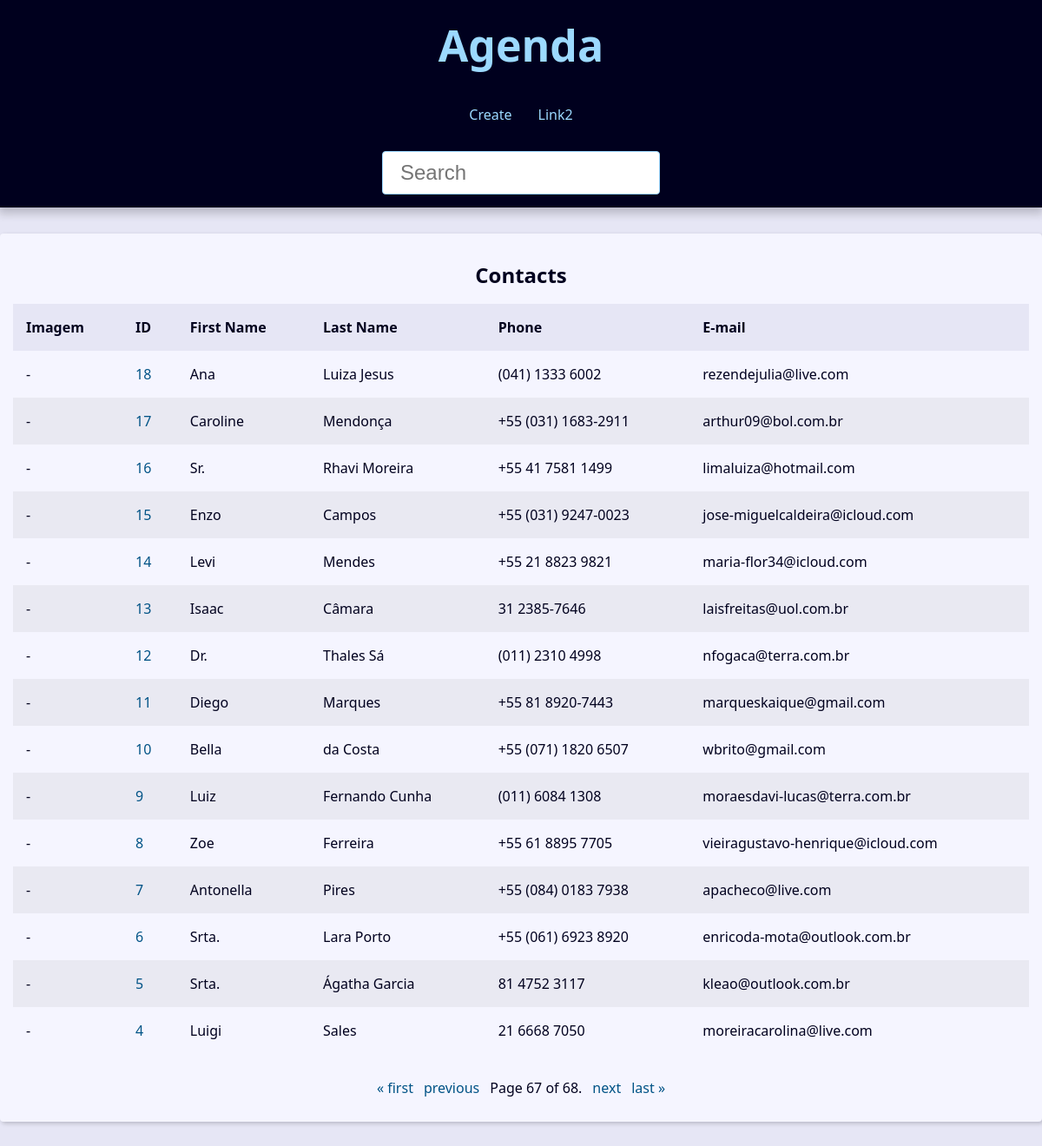
The app's page /?page=67&q= with its own data.
### contact/models.py (models this page shows, shortened)
class Contact(models.Model):
    first_name   = models.CharField(max_length=50)
    last_name    = models.CharField(max_length=50, blank=True)
    phone        = models.CharField(max_length=50)
    email        = models.EmailField(max_length=254, blank=True)
    created_date = models.DateTimeField(default=timezone.now)
    description  = models.TextField(blank=True)
    show         = models.BooleanField(default=True)
    picture      = models.ImageField(blank=True, upload_to="pictures/%Y/%m/")
    category = models.ForeignKey(
                        Category,
                        on_delete=models.SET_NULL,
                        blank=True,
                        null=True
    )
    owner = models.ForeignKey(
        User,
        on_delete=models.SET_NULL,
        blank=True, null=True
    )
    class Meta:
        verbose_name = 'Contato'
        verbose_name_plural = 'Contatos'

### contact/views/contact_views.py (the view)
# urls.py: path('', views.index, name='index')         ,
def index(request):
    contacts = Contact.objects \
    .filter(show=True)         \
    .order_by('-id')
    paginator   = Paginator(contacts, 15)
    page_number = request.GET.get("page")
    page_obj    = paginator.get_page(page_number)
    context = {
        'page_obj': page_obj
    }
    return render(
        request,
        'contact/index.html',
        context
    )

### contact/templates/contact/index.html
{% extends 'global/base.html' %}
{% block content %}
  <div class="responsive-table">
    <table class="contacts-table">
      <caption class="table-caption ">
        Contacts
      </caption>
      <thead>
        <tr class="table-row table-row-header">
          <th class="table-header">Imagem</th>
          <th class="table-header">ID</th>
          <th class="table-header">First Name</th>
          <th class="table-header">Last Name</th>
          <th class="table-header">Phone</th>
          <th class="table-header">E-mail</th>
        </tr>
      </thead>
      <tbody>
        {% for contact in page_obj %}
          <tr class="table-row">
            <td class="table-cel">
              {% if contact.picture %}
                <img
                  src="{{ contact.picture.url }}"
                  alt="{{ contact.first_name }}"
                  style="
                    width: 50px;
                    height: 50px;
                    object-fit: cover;
                    border-radius: 50%;
                  "
                >
              {% else %}
                -
              {% endif %}
            </td>
            <td class="table-cel">
                <a
                    class="table-link"
                    href="{% url 'contact:contact' contact.id %}">
                    {{ contact.id }}
                </a>
            </td>
            <td class="table-cel">
              {{ contact.first_name }}
            </td>
            <td class="table-cel">
              {{ contact.last_name }}
            </td>
            <td class="table-cel">
              {{ contact.phone }}
            </td>
            <td class="table-cel">
              {{ contact.email }}
            </td>
          </tr>
        {% endfor %}
      </tbody>
    </table>
  </div>
{% endblock content %}

### base_static/global/css/style.css (style rules this page uses)
:root { --spacing: 1.5rem; --link-dark-color: rgb(0, 83, 134); --link-light-color: rgb(156, 217, 255); --clr-white: rgb(245, 245, 255); --clr-black: rgb(0, 0, 30); --clr-light-gray: rgb(230, 230, 245); --clr-dark-shadow-5: rgba(0, 0, 10, 5%); --clr-dark-shadow-10: rgba(0, 0, 10, 10%); --clr-dark-shadow-20: rgba(0, 0, 10, 20%); --clr-light-shadow-5: rgba(200, 200, 255, 5%); --clr-light-shadow-10: rgba(200, 200, 255, 10%); --clr-light-shadow-20: rgba(200, 200, 255, 20%); --main-page-width: 120rem; --table-min-width: 60rem; --biggest-font-size: 5rem; --bigger-font-size: 4rem; --big-font-size: 3.2rem; --medium-font-size: 2.4rem; --small-font-size: 1.6rem; --smaller-font-size: 1.4rem; --smallest-font-size: 1.2rem; --transition-fast: 300ms; --transition-medium: 600ms; --transition-slow: 1s; --default-border-radius: 4px; }
*, *::before, *::after { margin: 0; padding: 0; box-sizing: border-box; }
html { font-size: 62.5%; }
body { font-family: system-ui, -apple-system, BlinkMacSystemFont, 'Segoe UI', Roboto, Oxygen, Ubuntu, Cantarell, 'Open Sans', 'Helvetica Neue', sans-serif; line-height: 1.5; font-size: var(--small-font-size); color: var(--clr-black); -webkit-font-smoothing: antialiased; background: var(--clr-light-gray); }
.responsive-table { width: 100%; overflow-x: auto; }
.contacts-table { width: 100%; min-width: var(--table-min-width); border-collapse: collapse; }
.table-caption { font-size: var(--medium-font-size); font-weight: bold; padding: var(--spacing); }
.table-row { text-align: left; text-overflow: ellipsis; transition: background-color var(--transition-fast) ease-in-out; }
.table-row:nth-of-type(2n) { background: var(--clr-dark-shadow-5); }
.table-row-header { background: var(--clr-light-gray); color: var(--clr-black); }
.table-cel, .table-header { padding: var(--spacing); }
.table-link { color: var(--link-dark-color); transition: color var(--transition-fast) ease-in-out; text-decoration: none; }

### records on screen
Contact: id "18", first_name "Ana", last_name "Luiza Jesus", phone "(041) 1333 6002", email "rezendejulia@live.com"
Contact: id "17", first_name "Caroline", last_name "Mendonça", phone "+55 (031) 1683-2911", email "arthur09@bol.com.br"
Contact: id "16", first_name "Sr.", last_name "Rhavi Moreira", phone "+55 41 7581 1499", email "limaluiza@hotmail.com"
Contact: id "15", first_name "Enzo", last_name "Campos", phone "+55 (031) 9247-0023", email "jose-miguelcaldeira@icloud.com"
Contact: id "14", first_name "Levi", last_name "Mendes", phone "+55 21 8823 9821", email "maria-flor34@icloud.com"
Contact: id "13", first_name "Isaac", last_name "Câmara", phone "31 2385-7646", email "laisfreitas@uol.com.br"
Contact: id "12", first_name "Dr.", last_name "Thales Sá", phone "(011) 2310 4998", email "nfogaca@terra.com.br"
Contact: id "11", first_name "Diego", last_name "Marques", phone "+55 81 8920-7443", email "marqueskaique@gmail.com"
Contact: id "10", first_name "Bella", last_name "da Costa", phone "+55 (071) 1820 6507", email "wbrito@gmail.com"
Contact: id "9", first_name "Luiz", last_name "Fernando Cunha", phone "(011) 6084 1308", email "moraesdavi-lucas@terra.com.br"
Contact: id "8", first_name "Zoe", last_name "Ferreira", phone "+55 61 8895 7705", email "vieiragustavo-henrique@icloud.com"
Contact: id "7", first_name "Antonella", last_name "Pires", phone "+55 (084) 0183 7938", email "apacheco@live.com"
Contact: id "6", first_name "Srta.", last_name "Lara Porto", phone "+55 (061) 6923 8920", email "enricoda-mota@outlook.com.br"
Contact: id "5", first_name "Srta.", last_name "Ágatha Garcia", phone "81 4752 3117", email "kleao@outlook.com.br"
Contact: id "4", first_name "Luigi", last_name "Sales", phone "21 6668 7050", email "moreiracarolina@live.com"

### other values on screen
{{ page_obj.number }} "67"
{{ page_obj.paginator.num_pages }} "68"
